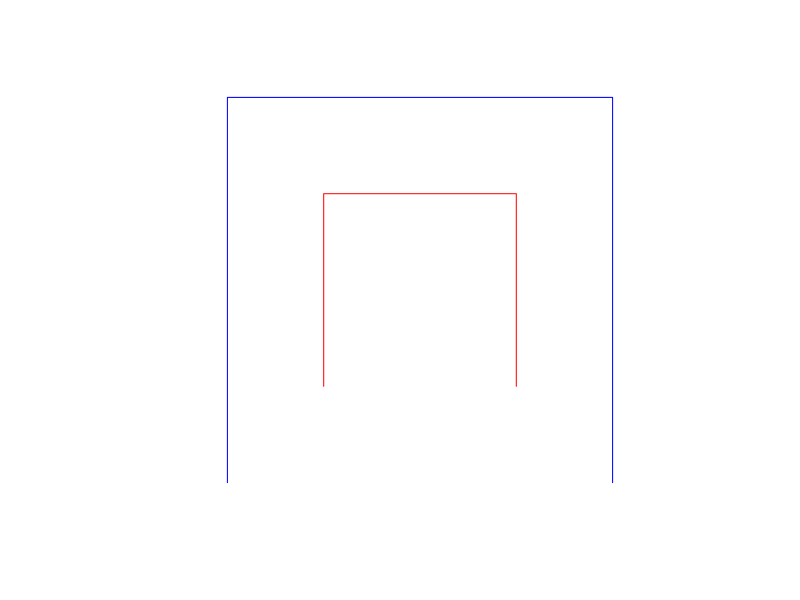
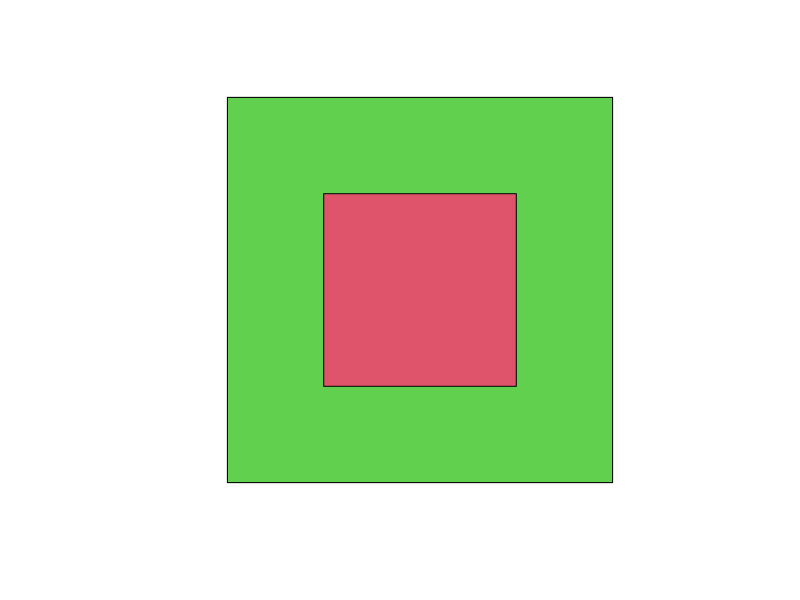
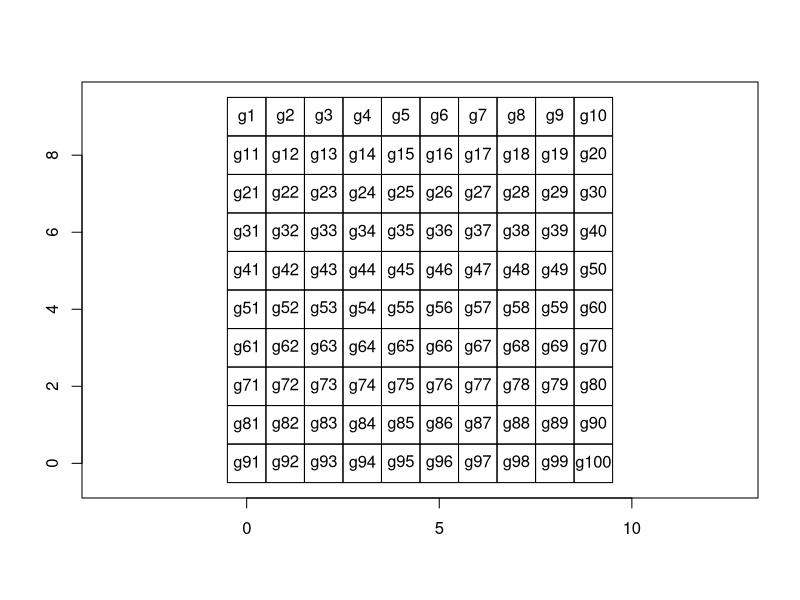

Source code (R) for these figures, in order:
## ---- chunk 1

## ---- chunk 2
knitr::opts_chunk$set(
    # fig.width = 4, 
    # fig.height = 4
)
library(sp)
## ---- chunk 3
# google earth - WGS84 (World Geodesic System 1984) lat-long
CRS("+init=epsg:4326")
## ---- chunk 4
# US federal agencies - NAD83 (North American Datum 1983)
CRS("+init=epsg:4269")
## ---- chunk 5
# google maps, open street map
CRS("+init=epsg:3857")
## ---- chunk 6
# OSGB36 (Ordnance Survey Great Britain 1936) easting / northing
CRS("+init=epsg:27700")
## ---- chunk 7
# utm 30 (UK?)
CRS("+proj=utm +zone=30")
## ---- chunk 8
# utm 48 (Cambidia?)
CRS("+proj=utm +zone=48")
## ---- chunk 9
coords = cbind(x = c(0,0,1,1),
               y = c(0,1,0,1))
row.names(coords) = letters[1:4]
spoints = SpatialPoints(coords = coords, 
                        proj4string = CRS("+init=epsg:4227"))
## ---- chunk 10
slotNames(spoints)
## ---- chunk 11
spoints@coords
## ---- chunk 12
spoints@bbox
## ---- chunk 13
spoints@proj4string
## ---- chunk 14
summary(spoints)
## ---- chunk 15
plot(spoints, pch = 15, col = "blue", axes = FALSE)
## ---- chunk 16
df = data.frame(z = 1:length(spoints))
row.names(df) = row.names(spoints)
spoints_df = SpatialPointsDataFrame(spoints, df)
spoints_df
## ---- chunk 17
plot(spoints_df, 
     pch = spoints_df@data$z, 
     col = spoints_df@data$z, 
     axes = FALSE)
## ---- chunk 18
L1 = Line(cbind(x = c(-1,-1,1,1), y = c(-1,1,1,-1)))
L2 = Line(cbind(x = c(-2,-2,2,2), y = c(-2,2,2,-2)))
Ls1 = Lines(list(L1), ID = "Ls1") # list can contain multiple Line objects
Ls2 = Lines(list(L2), ID = "Ls2") # list can contain multiple Line objects
slines = SpatialLines(LinesList = list(Ls1, Ls2), 
                      proj4string = CRS("+init=epsg:4227"))
## ---- chunk 19
slotNames(slines)
## ---- chunk 20
str(slines@lines)
## ---- chunk 21
slines@bbox
## ---- chunk 22
slines@proj4string
## ---- chunk 23
summary(slines)
## ---- chunk 24
plot(slines, col = c("red", "blue"), axes = FALSE)
## ---- chunk 25
slotNames(slines@lines[[1]])
## ---- chunk 26
str(slines@lines[[1]]@Lines)
## ---- chunk 27
str(slines@lines[[1]]@ID)
## ---- chunk 28
slotNames(slines@lines[[1]]@Lines[[1]])
## ---- chunk 29
slines@lines[[1]]@Lines[[1]]@coords
## ---- chunk 30
df = data.frame(z = 1:length(slines))
row.names(df) = row.names(slines)
slines_df = SpatialLinesDataFrame(slines, df)
str(slines_df)
## ---- chunk 31
P1 = Polygon(cbind(x = c(-1,-1,1,1), y = c(-1,1,1,-1)))
P2 = Polygon(cbind(x = c(-2,-2,2,2), y = c(-2,2,2,-2)))
Ps1 = Polygons(list(P1), ID = "Ps1") # list can contain multiple Polygon objects
Ps2 = Polygons(list(P2), ID = "Ps2") # list can contain multiple Polygon objects
spoly = SpatialPolygons(Srl = list(Ps1, Ps2), 
                        pO = 2:1, 
                        proj4string = CRS("+init=epsg:4227"))
## ---- chunk 32
slotNames(spoly)
## ---- chunk 33
str(spoly@polygons)
## ---- chunk 34
spoly@plotOrder
## ---- chunk 35
spoly@bbox
## ---- chunk 36
spoly@proj4string
## ---- chunk 37
summary(spoly)
## ---- chunk 38
plot(spoly, col = 2:3, pbg = "white")
## ---- chunk 39
slotNames(spoly@polygons[[1]])
## ---- chunk 40
str(spoly@polygons[[1]]@Polygons)
## ---- chunk 41
spoly@polygons[[1]]@plotOrder
## ---- chunk 42
spoly@polygons[[1]]@labpt
## ---- chunk 43
spoly@polygons[[1]]@ID
## ---- chunk 44
spoly@polygons[[1]]@area
## ---- chunk 45
slotNames(spoly@polygons[[1]]@Polygons[[1]])
## ---- chunk 46
str(spoly@polygons[[1]]@Polygons)
## ---- chunk 47
spoly@polygons[[1]]@Polygons[[1]]@labpt
## ---- chunk 48
spoly@polygons[[1]]@Polygons[[1]]@area
## ---- chunk 49
spoly@polygons[[1]]@Polygons[[1]]@hole
## ---- chunk 50
spoly@polygons[[1]]@Polygons[[1]]@ringDir
## ---- chunk 51
spoly@polygons[[1]]@Polygons[[1]]@coords
## ---- chunk 52

## ---- chunk 53
sgrid <- GridTopology(c(0,0), c(1,1), c(10,10))
sgrid_poly <- as(sgrid, "SpatialPolygons")
plot(sgrid_poly, axes = TRUE)
text(coordinates(sgrid_poly), labels = row.names(sgrid_poly))
